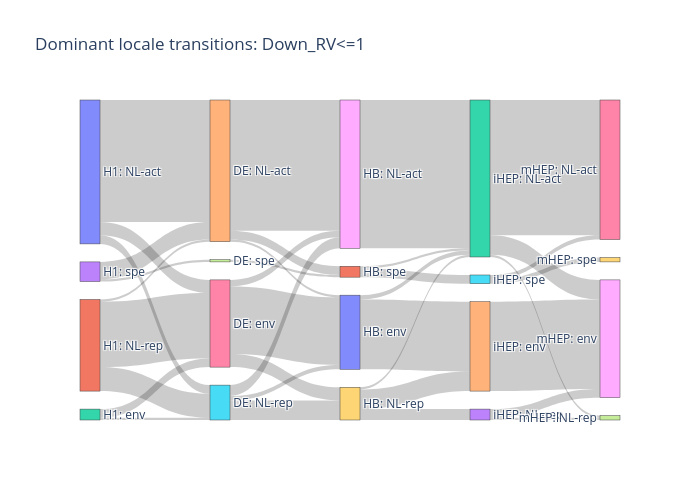
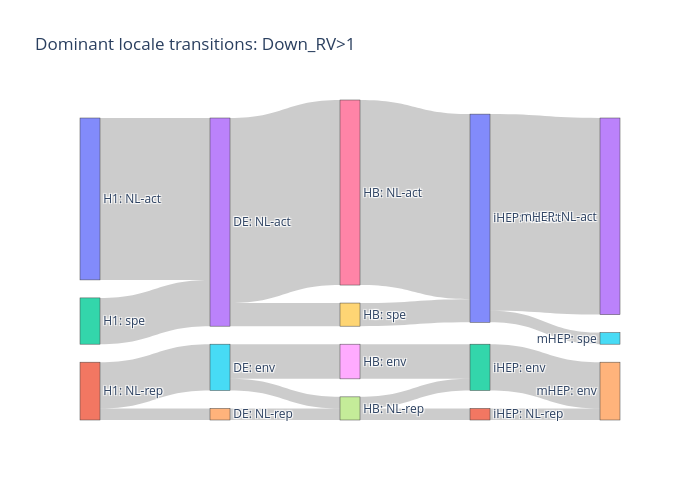
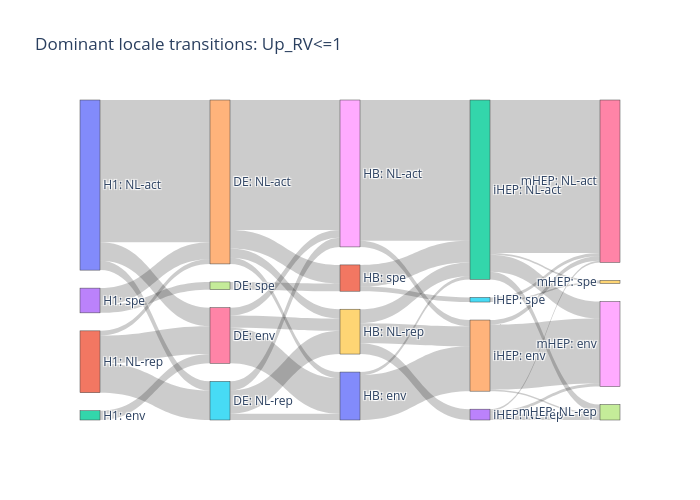

Source (notebook cell) for these figures, in order:
### Code cell
import plotly.graph_objects as go

stages = ["H1", "DE", "HB", "iHEP", "mHEP"]
cols = ["dom_h1", "dom_DE", "dom_HB", "dom_iHEP", "dom_mHEP"]

go_order = ["Down_RV<=1", "Down_RV>1", "Up_RV<=1"]

for go_group in go_order:

    sub_df = sankey_df[sankey_df["GO_group"] == go_group].copy()

    # ----------------------------
    # Make nodes
    # ----------------------------
    nodes = []

    for stage, col in zip(stages, cols):
        for loc in sorted(sub_df[col].dropna().unique()):
            nodes.append(f"{stage}: {loc}")

    node_dict = {n: i for i, n in enumerate(nodes)}

    # ----------------------------
    # Build links
    # ----------------------------
    source = []
    target = []
    value = []

    for stage1, col1, stage2, col2 in zip(
        stages[:-1],
        cols[:-1],
        stages[1:],
        cols[1:]
    ):

        tmp = (
            sub_df
            .groupby([col1, col2])
            .size()
            .reset_index(name="count")
        )

        for _, r in tmp.iterrows():

            source.append(node_dict[f"{stage1}: {r[col1]}"])
            target.append(node_dict[f"{stage2}: {r[col2]}"])
            value.append(r["count"])

    # ----------------------------
    # Plot
    # ----------------------------
    fig = go.Figure(go.Sankey(
        node=dict(
            pad=18,
            thickness=20,
            label=nodes
        ),
        link=dict(
            source=source,
            target=target,
            value=value
        )
    ))

    fig.update_layout(
        title=f"Dominant locale transitions: {go_group}",
        width=700,
        height=500,
        font_size=12
    )

    fig.show()
    
# save
    safe_name = (go_group.replace("<=", "le").replace(">", "gt").replace("/", "_"))

    fig.write_image(f"/home/xiangru.huo-umw/scHiC/scripts/plot2/{safe_name}_dominant_locale_sankey.pdf",width=1200,height=600,scale=2)

### Figure 1 — Plotly figure (JSON) as saved in the notebook; plotly's stock layout.template omitted (floating-point values rounded to 4 significant figures)
{"data": [{"link": {"source": [0, 0, 0, 1, 1, 1, 2, 2, 3, 3, 4, 4, 4, 5, 5, 5, 6, 6, 6, 7, 8, 9, 9, 9, 10, 10, 11, 11, 12, 12, 12, 13, 13, 14, 15, 15], "target": [4, 5, 6, 4, 5, 6, 5, 6, 4, 7, 8, 10, 11, 8, 9, 10, 8, 9, 10, 11, 12, 12, 13, 14, 12, 14, 12, 15, 16, 17, 18, 17, 18, 18, 16, 19], "value": [56, 4, 6, 1, 11, 30, 1, 4, 8, 1, 60, 1, 4, 5, 9, 2, 3, 6, 31, 1, 68, 1, 5, 9, 2, 32, 1, 4, 62, 1, 9, 1, 4, 41, 2, 2]}, "node": {"label": ["H1: NL-act", "H1: NL-rep", "H1: env", "H1: spe", "DE: NL-act", "DE: NL-rep", "DE: env", "DE: spe", "HB: NL-act", "HB: NL-rep", "HB: env", "HB: spe", "iHEP: NL-act", "iHEP: NL-rep", "iHEP: env", "iHEP: spe", "mHEP: NL-act", "mHEP: NL-rep", "mHEP: env", "mHEP: spe"], "pad": 18, "thickness": 20}, "type": "sankey"}], "layout": {"font": {"size": 12}, "height": 500, "title": {"text": "Dominant locale transitions: Down_RV<=1"}, "width": 700}}

### Figure 2 — Plotly figure (JSON) as saved in the notebook; plotly's stock layout.template omitted (floating-point values rounded to 4 significant figures)
{"data": [{"link": {"source": [0, 1, 1, 2, 3, 3, 4, 5, 5, 6, 7, 7, 8, 9, 10, 10, 11, 12], "target": [3, 4, 5, 3, 6, 9, 7, 7, 8, 10, 11, 12, 12, 10, 13, 15, 14, 14], "value": [14, 1, 4, 4, 16, 2, 1, 1, 3, 16, 1, 1, 3, 2, 17, 1, 1, 4]}, "node": {"label": ["H1: NL-act", "H1: NL-rep", "H1: spe", "DE: NL-act", "DE: NL-rep", "DE: env", "HB: NL-act", "HB: NL-rep", "HB: env", "HB: spe", "iHEP: NL-act", "iHEP: NL-rep", "iHEP: env", "mHEP: NL-act", "mHEP: env", "mHEP: spe"], "pad": 18, "thickness": 20}, "type": "sankey"}], "layout": {"font": {"size": 12}, "height": 500, "title": {"text": "Dominant locale transitions: Down_RV>1"}, "width": 700}}

### Figure 3 — Plotly figure (JSON) as saved in the notebook; plotly's stock layout.template omitted (floating-point values rounded to 4 significant figures)
{"data": [{"link": {"source": [0, 0, 0, 1, 1, 1, 2, 3, 3, 4, 4, 4, 4, 5, 5, 5, 6, 6, 6, 7, 8, 8, 9, 9, 9, 10, 10, 11, 11, 12, 12, 12, 12, 13, 13, 13, 14, 14, 14, 15, 15], "target": [4, 5, 6, 4, 5, 6, 6, 4, 7, 8, 9, 10, 11, 8, 9, 10, 8, 9, 10, 11, 12, 14, 12, 13, 14, 12, 14, 12, 15, 16, 17, 18, 19, 16, 17, 18, 16, 17, 18, 16, 19], "value": [92, 6, 12, 3, 19, 18, 6, 11, 5, 84, 6, 4, 12, 6, 15, 4, 5, 8, 23, 5, 91, 4, 9, 7, 13, 2, 29, 14, 3, 99, 5, 11, 1, 1, 4, 2, 3, 1, 42, 2, 1]}, "node": {"label": ["H1: NL-act", "H1: NL-rep", "H1: env", "H1: spe", "DE: NL-act", "DE: NL-rep", "DE: env", "DE: spe", "HB: NL-act", "HB: NL-rep", "HB: env", "HB: spe", "iHEP: NL-act", "iHEP: NL-rep", "iHEP: env", "iHEP: spe", "mHEP: NL-act", "mHEP: NL-rep", "mHEP: env", "mHEP: spe"], "pad": 18, "thickness": 20}, "type": "sankey"}], "layout": {"font": {"size": 12}, "height": 500, "title": {"text": "Dominant locale transitions: Up_RV<=1"}, "width": 700}}
